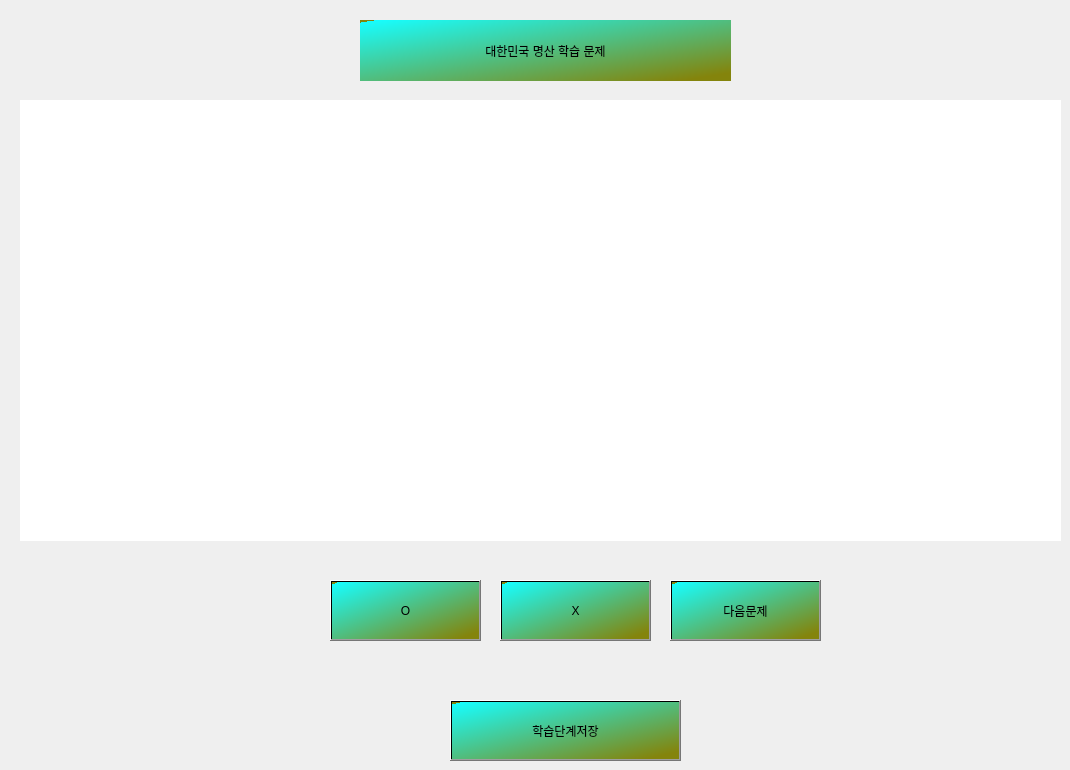
    <widget class="QWidget" name="tab_4">
     <attribute name="title">
      <string>문제풀이</string>
     </attribute>
     <widget class="QStackedWidget" name="stackedWidget">
      <property name="geometry">
       <rect>
        <x>20</x>
        <y>100</y>
        <width>1041</width>
        <height>441</height>
       </rect>
      </property>
      <property name="styleSheet">
       <string notr="true">background-color: rgb(255, 255, 255);
font: 25pt &quot;Cambria&quot;;</string>
      </property>
      <property name="currentIndex">
       <number>0</number>
      </property>
      <widget class="QWidget" name="page"/>
      <widget class="QWidget" name="page_2"/>
      <widget class="QWidget" name="page_3"/>
      <widget class="QWidget" name="page_4"/>
      <widget class="QWidget" name="page_5"/>
      <widget class="QWidget" name="page_6"/>
      <widget class="QWidget" name="page_7"/>
      <widget class="QWidget" name="page_8"/>
      <widget class="QWidget" name="page_9"/>
     </widget>
     <widget class="QLabel" name="label_14">
      <property name="geometry">
       <rect>
        <x>360</x>
        <y>20</y>
        <width>371</width>
        <height>61</height>
       </rect>
      </property>
      <property name="styleSheet">
       <string notr="true">background-color: qlineargradient(spread:repeat, x1:0.023, y1:0.0227273, x2:0.994318, y2:1, stop:0 rgba(23, 253, 253, 255), stop:0.931818 rgba(132, 132, 12, 255));
font: 25pt &quot;Cambria&quot;;</string>
      </property>
      <property name="text">
       <string>대한민국 명산 학습 문제</string>
      </property>
      <property name="alignment">
       <set>Qt::AlignCenter</set>
      </property>
     </widget>
     <widget class="QPushButton" name="login_btn_6">
      <property name="geometry">
       <rect>
        <x>330</x>
        <y>580</y>
        <width>151</width>
        <height>61</height>
       </rect>
      </property>
      <property name="styleSheet">
       <string notr="true">QPushButton{
font: 25pt &quot;Cambria&quot;;
background-color: qlineargradient(spread:repeat, x1:0.023, y1:0.0227273, x2:0.994318, y2:1, stop:0 rgba(23, 253, 253, 255), stop:0.931818 rgba(132, 132, 12, 255));
}</string>
      </property>
      <property name="text">
       <string>O</string>
      </property>
     </widget>
     <widget class="QPushButton" name="login_btn_7">
      <property name="geometry">
       <rect>
        <x>500</x>
        <y>580</y>
        <width>151</width>
        <height>61</height>
       </rect>
      </property>
      <property name="styleSheet">
       <string notr="true">QPushButton{
font: 25pt &quot;Cambria&quot;;
background-color: qlineargradient(spread:repeat, x1:0.023, y1:0.0227273, x2:0.994318, y2:1, stop:0 rgba(23, 253, 253, 255), stop:0.931818 rgba(132, 132, 12, 255));
}</string>
      </property>
      <property name="text">
       <string>X</string>
      </property>
     </widget>
     <widget class="QPushButton" name="login_btn_9">
      <property name="geometry">
       <rect>
        <x>450</x>
        <y>700</y>
        <width>231</width>
        <height>61</height>
       </rect>
      </property>
      <property name="styleSheet">
       <string notr="true">QPushButton{
font: 25pt &quot;Cambria&quot;;
background-color: qlineargradient(spread:repeat, x1:0.023, y1:0.0227273, x2:0.994318, y2:1, stop:0 rgba(23, 253, 253, 255), stop:0.931818 rgba(132, 132, 12, 255));
}</string>
      </property>
      <property name="text">
       <string>학습단계저장</string>
      </property>
     </widget>
     <widget class="QPushButton" name="login_btn_10">
      <property name="geometry">
       <rect>
        <x>670</x>
        <y>580</y>
        <width>151</width>
        <height>61</height>
       </rect>
      </property>
      <property name="styleSheet">
       <string notr="true">QPushButton{
font: 25pt &quot;Cambria&quot;;
background-color: qlineargradient(spread:repeat, x1:0.023, y1:0.0227273, x2:0.994318, y2:1, stop:0 rgba(23, 253, 253, 255), stop:0.931818 rgba(132, 132, 12, 255));
}</string>
      </property>
      <property name="text">
       <string>다음문제</string>
      </property>
     </widget>
    </widget>
